Frame 1 (no input): blank canvas, image omitted
Frame 60 (the mouse pressed at the canvas centre just before this capture): blank canvas, image omitted
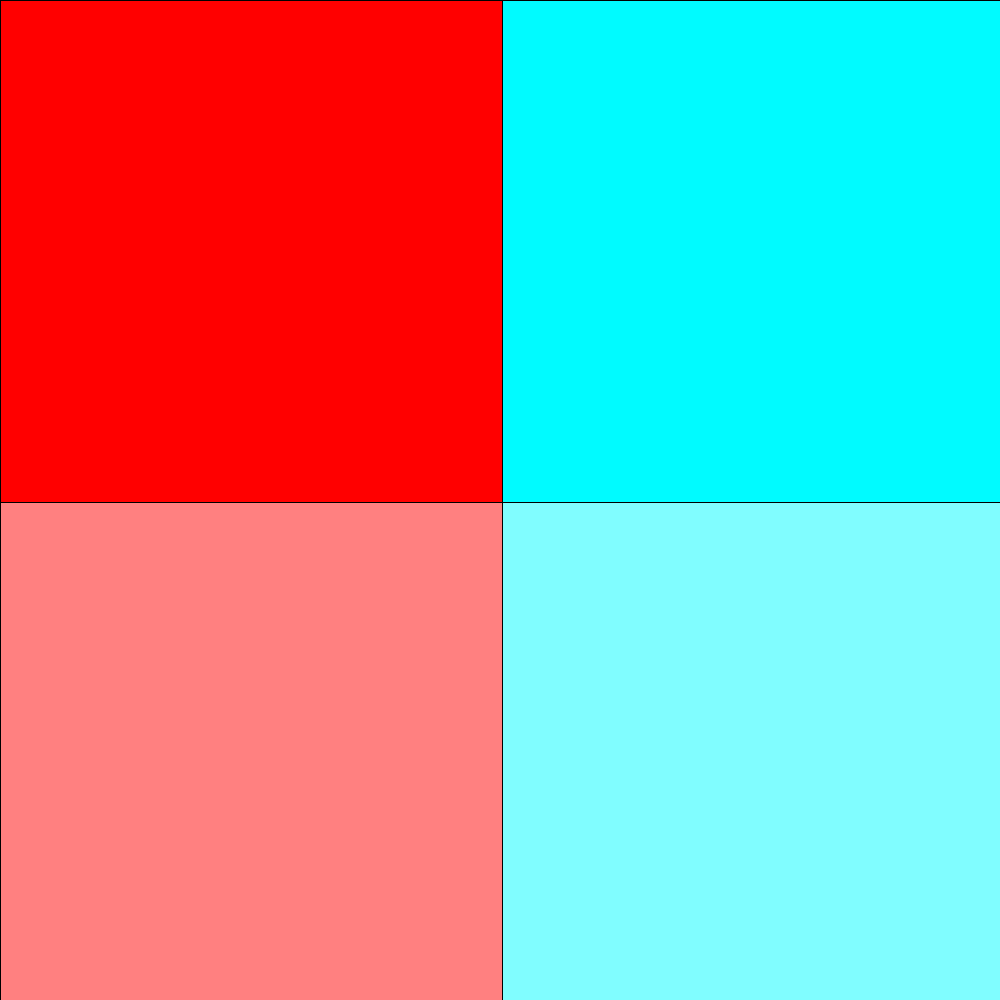
Frame 120 (the mouse held since frame 60 and released just before this capture)

The Processing sketch whose frames 1 and 60 were blank and that drew this single picture after the mouse press (run headless with seeded random() and noise(); from frame 60 on, the mouse is pressed at the canvas centre):

// Processing sketch: sketch_210604b
// ── sketch_210604b.pde
int stepX;
int stepY;

void setup() {
  size(1000, 1000);
  background(0);
}

void draw() {
  colorMode(HSB, width, height, 100);
  stepX = mouseX + 2;
  stepY = mouseY + 2;
  
  for (int gridY = 0; gridY < height; gridY += stepY) {
    for (int gridX = 0; gridX < width; gridX += stepX) {
      fill(gridX, height - gridY, 100);
      rect(gridX, gridY, stepX, stepY);
    }
  }
}
